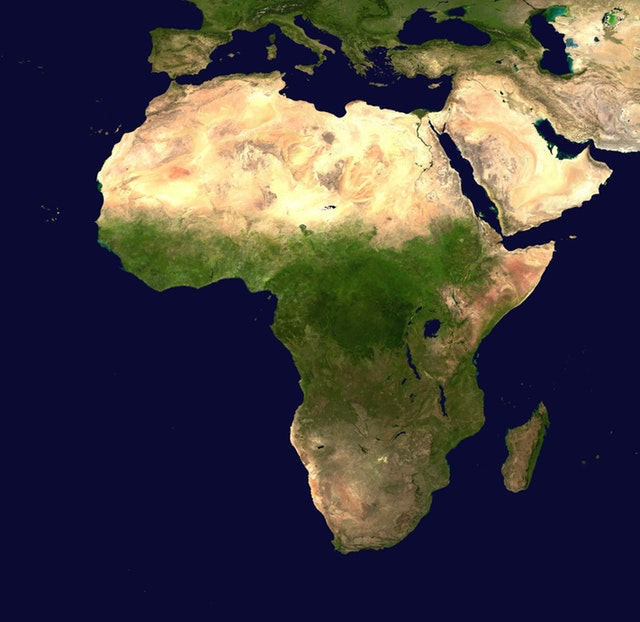
#> input picture images&video_resource/map.jpg, 640 x 622 px, found by its file name
$ python 42-Convex_Hull_Counter_Hull.py
#> lines starting #> are read from the running program, lines starting #| are printed output that depends on the picture; after the words box and inside, x2 and y2 are one past the last pixel; in counts of white or black regions, pixels touching at a corner belong together
import cv2
import numpy as np

img = cv2.imread("map.jpg")
#> img is the input picture: shape (622, 640, 3); mean B, G, R 66.4, 64, 68.6

gray = cv2.cvtColor(img,cv2.COLOR_BGR2GRAY)
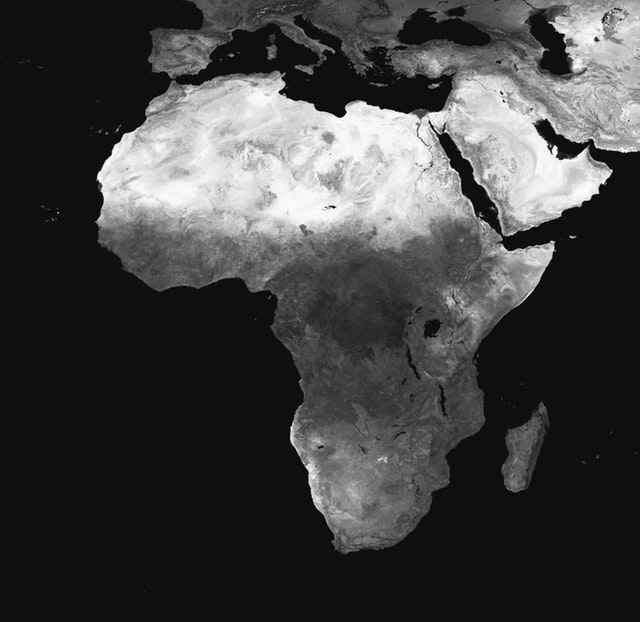
#> gray: shape (622, 640); min 1, max 253, mean 65.7
blur = cv2.blur(gray,(3,3))
_,thresh = cv2.threshold(blur,30,255,cv2.THRESH_BINARY)
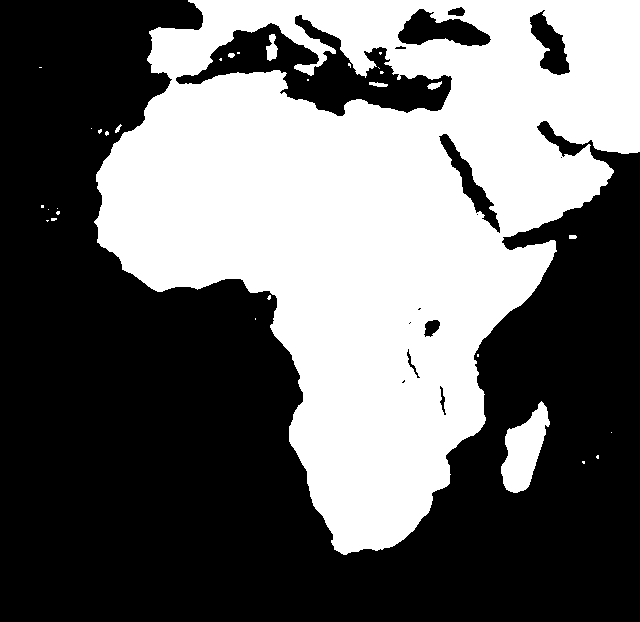
#> thresh: shape (622, 640); 41.8% white; 31 white regions (23 under 20 px)

contours,_ = cv2.findContours(thresh,cv2.RETR_TREE,cv2.CHAIN_APPROX_SIMPLE)
#> contours = 46 contours, 31 with area under 20; largest, box (x1, y1, x2, y2) and area: (94, 0, 640, 555) 178134, (175, 14, 453, 117) 11193, (501, 401, 550, 493) 2380, (397, 8, 492, 47) 2060, (438, 133, 501, 234) 1443
hull = [] #bulduğum contour noktalarını tutmak için bir liste hazırladım

for i in range(len(contours)):
    hull.append(cv2.convexHull(contours[i]))
    cv2.drawContours(img,contours,-1,(0,0,255),2)
    cv2.drawContours(img,hull,-1,(255,0,0),2) # Tüm convex hull'ları çiz, mavi renkte, kalınlığı 2
#> this loop made 46 passes
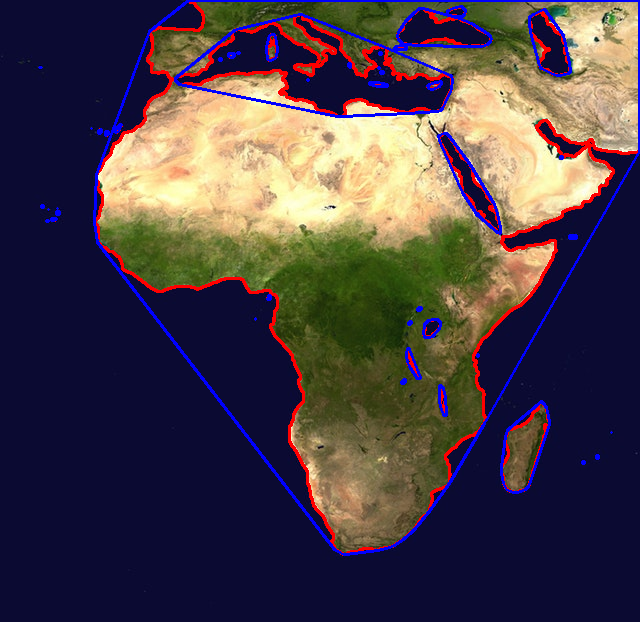
#> img: shape (622, 640, 3); 5.34% of pixels changed, all inside (x1, y1, x2, y2) = (38, 0, 640, 556)
#> after the loop, hull = 46 contours, 29 with area under 20; largest, box (x1, y1, x2, y2) and area: (94, 0, 640, 555) 209877, (175, 14, 453, 117) 17736, (501, 401, 550, 493) 2717, (397, 8, 492, 47) 2471, (438, 133, 501, 234) 1842

cv2.imshow("image",img)
cv2.imshow("gray",gray)
cv2.imshow("blur",blur)
cv2.imshow("thresh",thresh)

cv2.waitKey(0)
cv2.destroyAllWindows()
